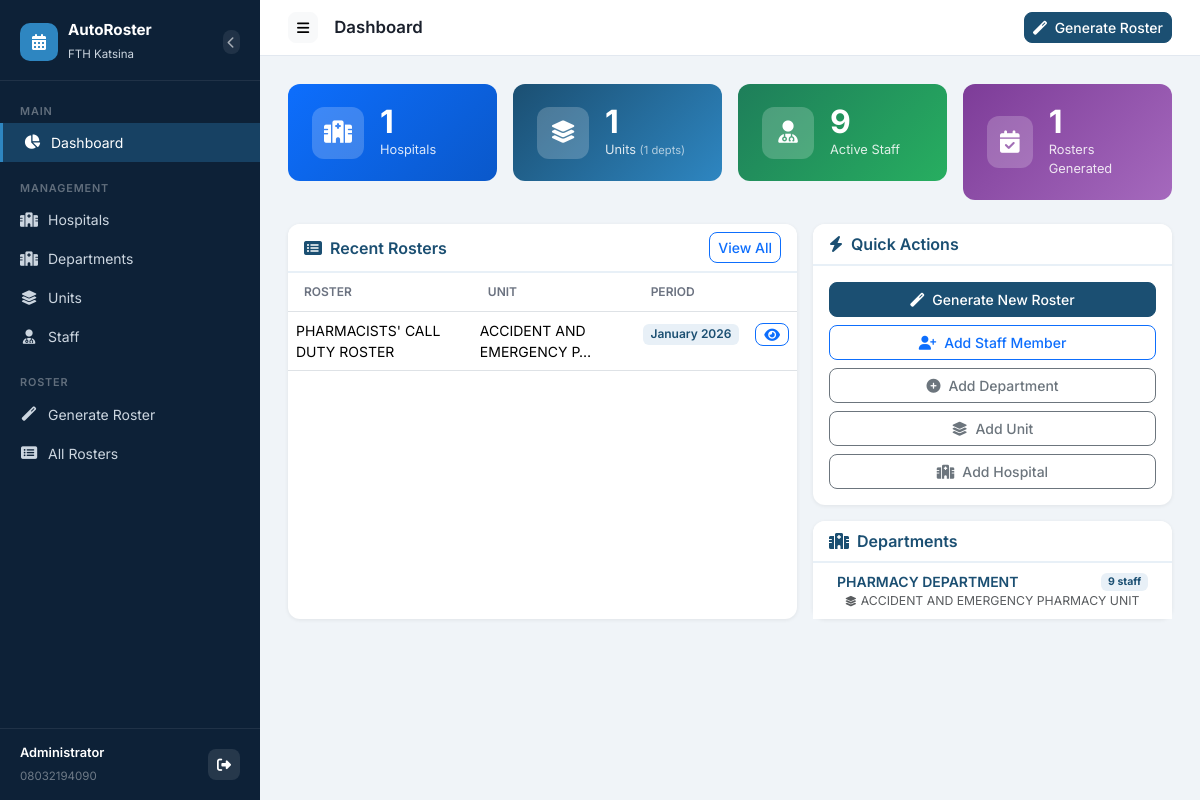
The page / (signed in) on the database as committed earlier.
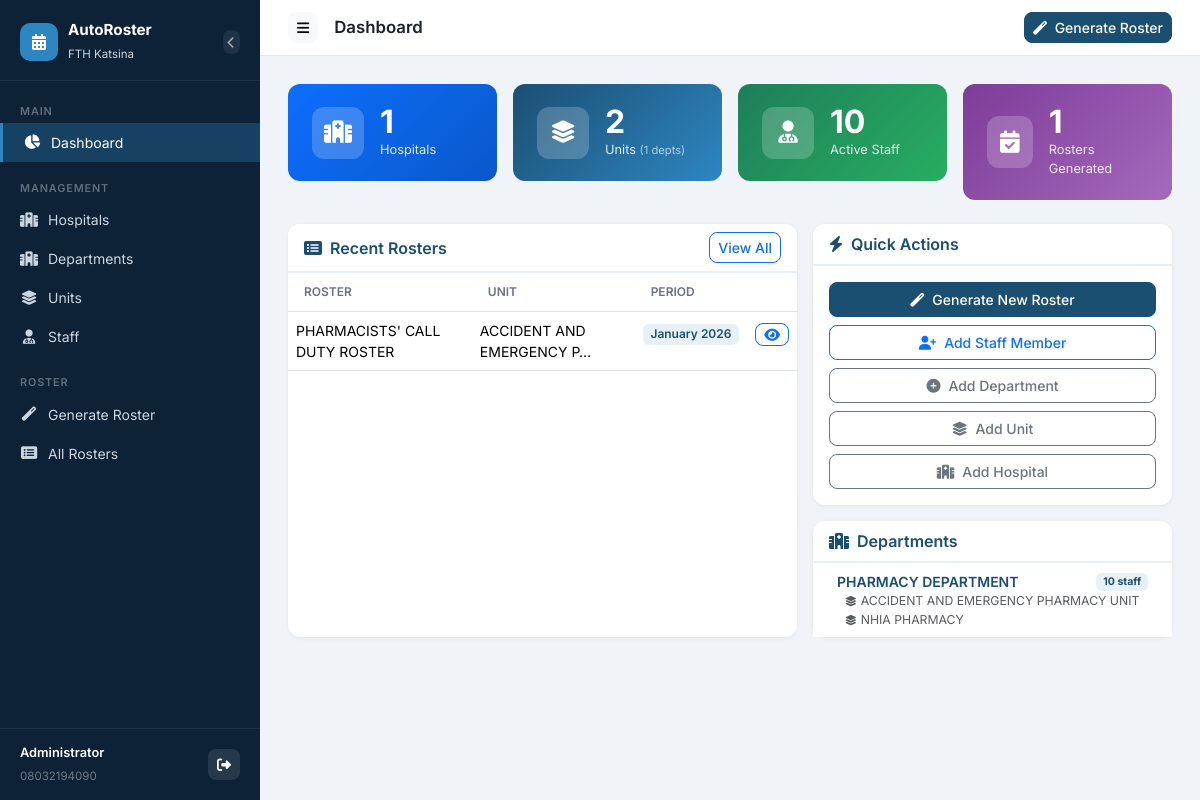
The same page on the database as committed later.
### roster/models.py (models this page shows, shortened)
class Roster(models.Model):
    unit = models.ForeignKey(Unit, on_delete=models.CASCADE, related_name='rosters')
    roster_title = models.CharField(max_length=200, default="PHARMACISTS' CALL DUTY ROSTER")
    month = models.IntegerField(choices=MONTH_CHOICES)
    year = models.IntegerField()
    num_slots = models.IntegerField(default=3, choices=[(1, '1 Slot'), (2, '2 Slots'), (3, '3 Slots')])
    slot1_label = models.CharField(max_length=100, default='FIRST ON CALL')
    slot2_label = models.CharField(max_length=100, default='SECOND ON CALL')
    slot3_label = models.CharField(max_length=100, default='THIRD ON CALL')
    created_at = models.DateTimeField(auto_now_add=True)
    updated_at = models.DateTimeField(auto_now=True)
    class Meta:
        ordering = ['-year', '-month']
        unique_together = ['unit', 'month', 'year']

class Unit(models.Model):
    department = models.ForeignKey(Department, on_delete=models.CASCADE, related_name='units')
    unit_name = models.CharField(max_length=200)
    class Meta:
        ordering = ['department__department_name', 'unit_name']

class Department(models.Model):
    hospital = models.ForeignKey(Hospital, on_delete=models.CASCADE, related_name='departments')
    department_name = models.CharField(max_length=200, default='PHARMACY DEPARTMENT')
    class Meta:
        ordering = ['hospital__name', 'department_name']

### roster/views.py (the view)
# urls.py: path('', views.dashboard, name='dashboard'),
@login_required
def dashboard(request):
    ctx = {
        'total_hospitals': Hospital.objects.count(),
        'total_departments': Department.objects.count(),
        'total_units': Unit.objects.count(),
        'total_staff': Staff.objects.filter(is_active=True).count(),
        'total_rosters': Roster.objects.count(),
        'recent_rosters': Roster.objects.select_related('unit__department__hospital').order_by('-created_at')[:5],
        'departments': Department.objects.select_related('hospital').prefetch_related('units').annotate(
            active_staff_count=Count('units__staff', filter=Q(units__staff__is_active=True))
        ),
    }
    return render(request, 'roster/dashboard.html', ctx)

### accounts/models.py (called while the page is built)
    def __str__(self):
        return self.full_name or self.phone_number

### roster/templates/roster/dashboard.html (shortened to what the changed rows need)
{% extends 'roster/base.html' %}
{% block content %}
<div class="row g-3 mb-4">
  <div class="col-md-3">
    <div class="stat-card" style="background: linear-gradient(135deg, #1B4F72, #2E86C1);">
      <div>
        <div class="stat-value">{{ total_units }}</div>
        <div class="stat-label">Units <small style="font-size:.7rem;opacity:.75;">({{ total_departments }} depts)</small></div>
      </div>
    </div>
  </div>
  <div class="col-md-3">
    <div class="stat-card" style="background: linear-gradient(135deg, #1e7e5a, #27ae60);">
      <div>
        <div class="stat-value">{{ total_staff }}</div>
        <div class="stat-label">Active Staff</div>
      </div>
    </div>
  </div>
</div>
<div class="row g-3">
  <div class="col-md-7">
    <div class="card h-100">
      <div class="card-body p-0">
        {% if recent_rosters %}
        <table class="table table-hover mb-0">
          <thead>
            <tr style="background:#f8fafc;">
              <th style="font-size:.75rem;color:#6b7280;font-weight:600;padding:10px 16px;">ROSTER</th>
              <th style="font-size:.75rem;color:#6b7280;font-weight:600;padding:10px 16px;">UNIT</th>
              <th style="font-size:.75rem;color:#6b7280;font-weight:600;padding:10px 16px;">PERIOD</th>
              <th style="font-size:.75rem;color:#6b7280;font-weight:600;padding:10px 16px;"></th>
            </tr>
          </thead>
          <tbody>
            {% for r in recent_rosters %}
            <tr>
              <td style="font-size:.875rem;">{{ r.roster_title|truncatechars:30 }}</td>
              <td style="font-size:.875rem;">{{ r.unit.unit_name|truncatechars:25 }}</td>
              <td><span class="badge" style="background:#e8f0f7;color:#1B4F72;font-weight:600;">{{ r.get_month_display }} {{ r.year }}</span></td>
              <td>
                <a href="{% url 'roster_detail' r.pk %}" class="btn btn-sm btn-outline-primary py-0 px-2">
                  <i class="fas fa-eye"></i>
                </a>
              </td>
            </tr>
            {% endfor %}
          </tbody>
        </table>
        {% else %}
        <div class="text-center py-5 text-muted">
          <i class="fas fa-calendar-times fa-3x mb-3 opacity-25"></i>
          <p>No rosters yet. <a href="{% url 'roster_generate' %}">Generate one</a>.</p>
        </div>
        {% endif %}
      </div>
    </div>
  </div>
  <div class="col-md-5">
    <div class="card">
      <div class="card-body p-0">
        {% if departments %}
        <ul class="list-group list-group-flush">
          {% for dept in departments %}
          <li class="list-group-item px-4 py-2" style="font-size:.875rem;">
            <div class="d-flex justify-content-between align-items-center">
              <div style="font-weight:600;color:#1B4F72;">{{ dept.department_name }}</div>
              <span class="badge" style="background:#e8f0f7;color:#1B4F72;">{{ dept.active_staff_count }} staff</span>
            </div>
            {% for unit in dept.units.all %}
            <small class="text-muted d-block ms-2"><i class="fas fa-layer-group me-1" style="font-size:.65rem;"></i>{{ unit.unit_name|truncatechars:40 }}</small>
            {% endfor %}
          </li>
          {% endfor %}
        </ul>
        {% else %}
        <div class="text-center py-4 text-muted">
          <small>No departments. <a href="{% url 'department_create' %}">Add one</a>.</small>
        </div>
        {% endif %}
      </div>
    </div>
  </div>
</div>
{% endblock %}

Rows that differ between the two databases and show on the page:
computed for Department "PHARMACY DEPARTMENT": active_staff_count "9" → "10"
added Unit: unit_name "NHIA PHARMACY"
Other text that changed with them:
{{ total_units }}: "1" → "2"
{{ total_staff }}: "9" → "10"
